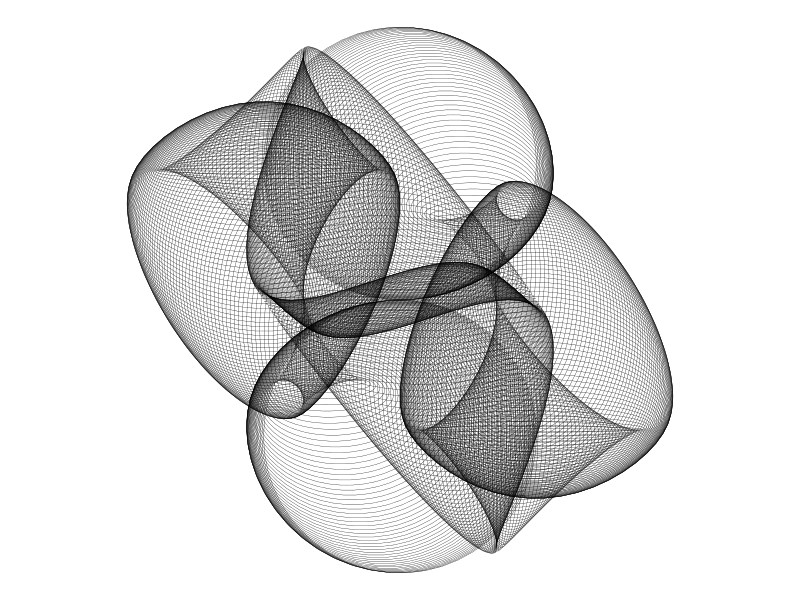

Source code (R):
###########################################################################
###########################################################################
###                                                                     ###
###                               RTISTRY                               ###
###                                                                     ###
###########################################################################
###########################################################################


library(ggforce)

s=500

ggplot()+
  geom_ellipse(aes(x0=sin(seq(0,2*pi,length.out=s)),y0=cos(seq(0,3*pi,length.out=s)),a=cos(seq(0,4*pi,length.out=s)),b=cos(seq(0,5*pi,length.out=s)),angle=0),n=50,size=0.1)+
  coord_fixed()+
  theme_void()
